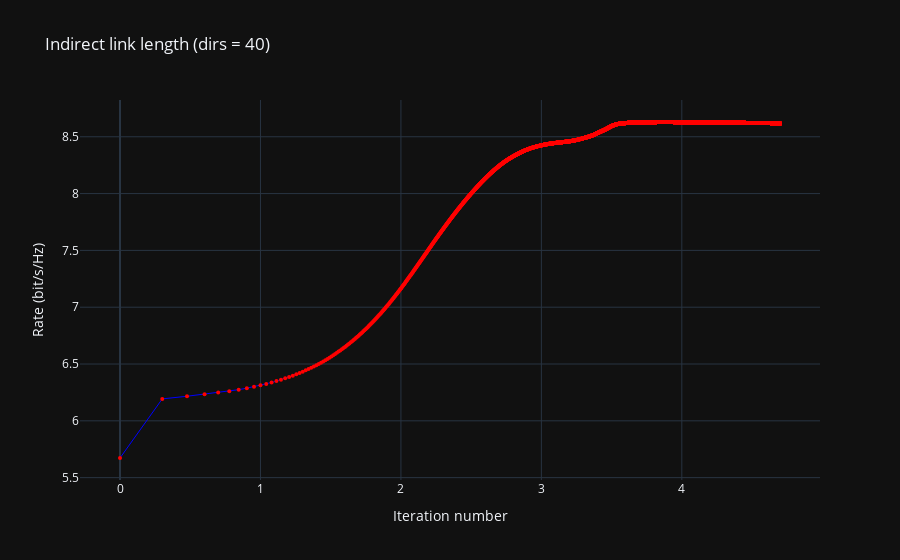

This figure's notebook cell:
### Code cell
# Create the line plot


normal_rate_fig = go.Figure(data=go.Scatter(
    x=np.log10(np.arange(0, len(rate_average))+1),
    y=rate_average, 
    mode='lines+markers',  # Line + Markers
    marker=dict(size=4, color='red'),  # Marker style
    line=dict(color='blue', width=1),  # Line style
    name=f'Theta {max_i}'
)) 

# Add titles and labels
normal_rate_fig.update_layout(
    title='Indirect link length (dirs = 40)',
    xaxis_title='Iteration number',
    yaxis_title='Rate (bit/s/Hz)',
    template='plotly_dark',  # Optional: Dark theme, change if needed
)

normal_rate_fig.show()

### Figure 1 — Plotly figure (JSON) as saved in the notebook; plotly's stock layout.template omitted (floating-point values rounded to 4 significant figures; data arrays with more than 128 entries replaced by an {"elided": "..."} marker saying what was removed)
{"data": [{"line": {"color": "blue", "width": 1}, "marker": {"color": "red", "size": 4}, "mode": "lines+markers", "name": "Theta 15", "type": "scatter", "x": {"elided": "50001 float values"}, "y": {"elided": "50001 float values"}}], "layout": {"title": {"text": "Indirect link length (dirs = 40)"}, "xaxis": {"title": {"text": "Iteration number"}}, "yaxis": {"title": {"text": "Rate (bit/s/Hz)"}}}}
